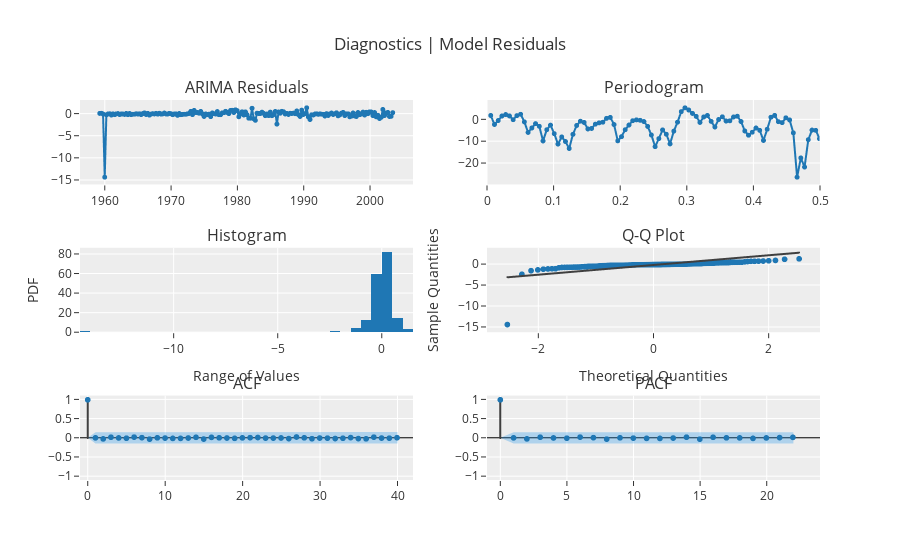

The code cell stored with this chart in its notebook:
### Code cell
# plot the diagnostics of the custom sarima model
exp.plot_model(custom_sarima2, plot='diagnostics')

### Figure 1 — Plotly figure (JSON) as saved in the notebook; plotly's stock layout.template omitted (floating-point values rounded to 4 significant figures; data arrays with more than 128 entries replaced by an {"elided": "..."} marker saying what was removed)
{"data": [{"line": {"color": "rgb(31, 119, 180)", "width": 2}, "marker": {"color": "rgb(31, 119, 180)", "size": 5}, "mode": "lines+markers", "name": "ARIMA", "showlegend": false, "type": "scattergl", "x": {"elided": "178 str values"}, "xaxis": "x", "y": {"elided": "178 float values"}, "yaxis": "y"}, {"hoverinfo": "text", "hovertext": ["Freq: 0.0056<br>Ampl: 1.9544<br>Time period: 178.0", "Freq: 0.0112<br>Ampl: -2.181<br>Time period: 89.0", "Freq: 0.0169<br>Ampl: -0.3707<br>Time period: 59.3333", "Freq: 0.0225<br>Ampl: 1.7124<br>Time period: 44.5", "Freq: 0.0281<br>Ampl: 2.3711<br>Time period: 35.6", "Freq: 0.0337<br>Ampl: 1.7581<br>Time period: 29.6667", "Freq: 0.0393<br>Ampl: 0.0196<br>Time period: 25.4286", "Freq: 0.0449<br>Ampl: 1.8907<br>Time period: 22.25", "Freq: 0.0506<br>Ampl: 2.509<br>Time period: 19.7778", "Freq: 0.0562<br>Ampl: -0.993<br>Time period: 17.8", "Freq: 0.0618<br>Ampl: -5.8294<br>Time period: 16.1818", "Freq: 0.0674<br>Ampl: -3.7831<br>Time period: 14.8333", "Freq: 0.073<br>Ampl: -1.7891<br>Time period: 13.6923", "Freq: 0.0787<br>Ampl: -3.0235<br>Time period: 12.7143", "Freq: 0.0843<br>Ampl: -9.7597<br>Time period: 11.8667", "Freq: 0.0899<br>Ampl: -4.587<br>Time period: 11.125", "Freq: 0.0955<br>Ampl: -2.4826<br>Time period: 10.4706", "Freq: 0.1011<br>Ampl: -6.4102<br>Time period: 9.8889", "Freq: 0.1067<br>Ampl: -11.1887<br>Time period: 9.3684", "Freq: 0.1124<br>Ampl: -7.9291<br>Time period: 8.9", "Freq: 0.118<br>Ampl: -10.0226<br>Time period: 8.4762", "Freq: 0.1236<br>Ampl: -13.2142<br>Time period: 8.0909", "Freq: 0.1292<br>Ampl: -6.7184<br>Time period: 7.7391", "Freq: 0.1348<br>Ampl: -2.6393<br>Time period: 7.4167", "Freq: 0.1404<br>Ampl: -0.6856<br>Time period: 7.12", "Freq: 0.1461<br>Ampl: -1.2612<br>Time period: 6.8462", "Freq: 0.1517<br>Ampl: -4.2395<br>Time period: 6.5926", "Freq: 0.1573<br>Ampl: -4.0106<br>Time period: 6.3571", "Freq: 0.1629<br>Ampl: -2.0294<br>Time period: 6.1379", "Freq: 0.1685<br>Ampl: -1.4385<br>Time period: 5.9333", "Freq: 0.1742<br>Ampl: -1.141<br>Time period: 5.7419", "Freq: 0.1798<br>Ampl: 0.6377<br>Time period: 5.5625", "Freq: 0.1854<br>Ampl: 1.0665<br>Time period: 5.3939", "Freq: 0.191<br>Ampl: -2.2169<br>Time period: 5.2353", "Freq: 0.1966<br>Ampl: -9.7063<br>Time period: 5.0857", "Freq: 0.2022<br>Ampl: -7.7801<br>Time period: 4.9444", "Freq: 0.2079<br>Ampl: -4.5899<br>Time period: 4.8108", "Freq: 0.2135<br>Ampl: -2.4408<br>Time period: 4.6842", "Freq: 0.2191<br>Ampl: -0.4481<br>Time period: 4.5641", "Freq: 0.2247<br>Ampl: -0.0612<br>Time period: 4.45", "Freq: 0.2303<br>Ampl: -0.268<br>Time period: 4.3415", "Freq: 0.236<br>Ampl: -0.8358<br>Time period: 4.2381", "Freq: 0.2416<br>Ampl: -3.0635<br>Time period: 4.1395", "Freq: 0.2472<br>Ampl: -7.025<br>Time period: 4.0455", "Freq: 0.2528<br>Ampl: -12.376<br>Time period: 3.9556", "Freq: 0.2584<br>Ampl: -8.6814<br>Time period: 3.8696", "Freq: 0.264<br>Ampl: -4.6905<br>Time period: 3.7872", "Freq: 0.2697<br>Ampl: -6.6826<br>Time period: 3.7083", "Freq: 0.2753<br>Ampl: -11.1087<br>Time period: 3.6327", "Freq: 0.2809<br>Ampl: -5.2378<br>Time period: 3.56", "Freq: 0.2865<br>Ampl: -1.1231<br>Time period: 3.4902", "Freq: 0.2921<br>Ampl: 3.7242<br>Time period: 3.4231", "Freq: 0.2978<br>Ampl: 5.4822<br>Time period: 3.3585", "Freq: 0.3034<br>Ampl: 4.4662<br>Time period: 3.2963", "Freq: 0.309<br>Ampl: 2.9117<br>Time period: 3.2364", "Freq: 0.3146<br>Ampl: 1.5407<br>Time period: 3.1786", "Freq: 0.3202<br>Ampl: -1.2343<br>Time period: 3.1228", "Freq: 0.3258<br>Ampl: 1.2727<br>Time period: 3.069", "Freq: 0.3315<br>Ampl: 1.96<br>Time period: 3.0169", "Freq: 0.3371<br>Ampl: -0.7497<br>Time period: 2.9667", "Freq: 0.3427<br>Ampl: -3.3486<br>Time period: 2.918", "Freq: 0.3483<br>Ampl: 0.1034<br>Time period: 2.871", "Freq: 0.3539<br>Ampl: 1.3357<br>Time period: 2.8254", "Freq: 0.3596<br>Ampl: -0.6026<br>Time period: 2.7812", "Freq: 0.3652<br>Ampl: -0.5013<br>Time period: 2.7385", "Freq: 0.3708<br>Ampl: 1.2756<br>Time period: 2.697", "Freq: 0.3764<br>Ampl: 1.6177<br>Time period: 2.6567", "Freq: 0.382<br>Ampl: -0.8277<br>Time period: 2.6176", "Freq: 0.3876<br>Ampl: -5.151<br>Time period: 2.5797", "Freq: 0.3933<br>Ampl: -7.1211<br>Time period: 2.5429", "Freq: 0.3989<br>Ampl: -5.7556<br>Time period: 2.507", "Freq: 0.4045<br>Ampl: -3.8083<br>Time period: 2.4722", "Freq: 0.4101<br>Ampl: -4.8764<br>Time period: 2.4384", "Freq: 0.4157<br>Ampl: -9.528<br>Time period: 2.4054", "Freq: 0.4213<br>Ampl: -4.3721<br>Time period: 2.3733", "Freq: 0.427<br>Ampl: 1.1478<br>Time period: 2.3421", "Freq: 0.4326<br>Ampl: 1.9863<br>Time period: 2.3117", "Freq: 0.4382<br>Ampl: -0.9029<br>Time period: 2.2821", "Freq: 0.4438<br>Ampl: -1.3301<br>Time period: 2.2532", "Freq: 0.4494<br>Ampl: 0.8771<br>Time period: 2.225", "Freq: 0.4551<br>Ampl: -0.117<br>Time period: 2.1975", "Freq: 0.4607<br>Ampl: -6.0429<br>Time period: 2.1707", "Freq: 0.4663<br>Ampl: -26.4251<br>Time period: 2.1446", "Freq: 0.4719<br>Ampl: -17.5727<br>Time period: 2.119", "Freq: 0.4775<br>Ampl: -21.7502<br>Time period: 2.0941", "Freq: 0.4831<br>Ampl: -9.1719<br>Time period: 2.0698", "Freq: 0.4888<br>Ampl: -4.7625<br>Time period: 2.046", "Freq: 0.4944<br>Ampl: -4.8826<br>Time period: 2.0227", "Freq: 0.5<br>Ampl: -8.7149<br>Time period: 2.0"], "line": {"color": "#1f77b4", "width": 2}, "marker": {"size": 5}, "mode": "lines+markers", "name": "ARIMA", "showlegend": false, "type": "scattergl", "x": [0.005618, 0.01124, 0.01685, 0.02247, 0.02809, 0.03371, 0.03933, 0.04494, 0.05056, 0.05618, 0.0618, 0.06742, 0.07303, 0.07865, 0.08427, 0.08989, 0.09551, 0.1011, 0.1067, 0.1124, 0.118, 0.1236, 0.1292, 0.1348, 0.1404, 0.1461, 0.1517, 0.1573, 0.1629, 0.1685, 0.1742, 0.1798, 0.1854, 0.191, 0.1966, 0.2022, 0.2079, 0.2135, 0.2191, 0.2247, 0.2303, 0.236, 0.2416, 0.2472, 0.2528, 0.2584, 0.264, 0.2697, 0.2753, 0.2809, 0.2865, 0.2921, 0.2978, 0.3034, 0.309, 0.3146, 0.3202, 0.3258, 0.3315, 0.3371, 0.3427, 0.3483, 0.3539, 0.3596, 0.3652, 0.3708, 0.3764, 0.382, 0.3876, 0.3933, 0.3989, 0.4045, 0.4101, 0.4157, 0.4213, 0.427, 0.4326, 0.4382, 0.4438, 0.4494, 0.4551, 0.4607, 0.4663, 0.4719, 0.4775, 0.4831, 0.4888, 0.4944, 0.5], "xaxis": "x2", "y": [1.954, -2.181, -0.3707, 1.712, 2.371, 1.758, 0.01958, 1.891, 2.509, -0.993, -5.829, -3.783, -1.789, -3.024, -9.76, -4.587, -2.483, -6.41, -11.19, -7.929, -10.02, -13.21, -6.718, -2.639, -0.6856, -1.261, -4.239, -4.011, -2.029, -1.439, -1.141, 0.6377, 1.067, -2.217, -9.706, -7.78, -4.59, -2.441, -0.4481, -0.06118, -0.268, -0.8358, -3.063, -7.025, -12.38, -8.681, -4.691, -6.683, -11.11, -5.238, -1.123, 3.724, 5.482, 4.466, 2.912, 1.541, -1.234, 1.273, 1.96, -0.7497, -3.349, 0.1034, 1.336, -0.6026, -0.5013, 1.276, 1.618, -0.8277, -5.151, -7.121, -5.756, -3.808, -4.876, -9.528, -4.372, 1.148, 1.986, -0.9029, -1.33, 0.8771, -0.117, -6.043, -26.43, -17.57, -21.75, -9.172, -4.763, -4.883, -8.715], "yaxis": "y2"}, {"alignmentgroup": "True", "bingroup": "x", "hovertemplate": "variable=ARIMA<br>value=%{x}<br>count=%{y}<extra></extra>", "legendgroup": "ARIMA", "marker": {"color": "#1f77b4", "pattern": {"shape": ""}}, "name": "ARIMA", "offsetgroup": "ARIMA", "orientation": "v", "showlegend": false, "type": "histogram", "x": {"elided": "178 float values"}, "xaxis": "x3", "yaxis": "y3"}, {"marker": {"color": "#1f77b4"}, "mode": "markers", "name": "ARIMA", "showlegend": false, "type": "scattergl", "x": {"elided": "178 float values"}, "xaxis": "x4", "y": {"elided": "178 float values"}, "yaxis": "y4"}, {"line": {"color": "#3f3f3f"}, "mode": "lines", "name": "ARIMA", "showlegend": false, "type": "scattergl", "x": {"elided": "178 float values"}, "xaxis": "x4", "y": {"elided": "178 float values"}, "yaxis": "y4"}, {"line": {"color": "#3f3f3f"}, "mode": "lines", "name": "ACF", "showlegend": false, "type": "scattergl", "x": [0, 0], "xaxis": "x5", "y": [0, 1], "yaxis": "y5"}, {"line": {"color": "#3f3f3f"}, "mode": "lines", "name": "ACF", "showlegend": false, "type": "scattergl", "x": [1, 1], "xaxis": "x5", "y": [0, 0.002902], "yaxis": "y5"}, {"line": {"color": "#3f3f3f"}, "mode": "lines", "name": "ACF", "showlegend": false, "type": "scattergl", "x": [2, 2], "xaxis": "x5", "y": [0, -0.02335], "yaxis": "y5"}, {"line": {"color": "#3f3f3f"}, "mode": "lines", "name": "ACF", "showlegend": false, "type": "scattergl", "x": [3, 3], "xaxis": "x5", "y": [0, 0.02021], "yaxis": "y5"}, {"line": {"color": "#3f3f3f"}, "mode": "lines", "name": "ACF", "showlegend": false, "type": "scattergl", "x": [4, 4], "xaxis": "x5", "y": [0, 0.001423], "yaxis": "y5"}, {"line": {"color": "#3f3f3f"}, "mode": "lines", "name": "ACF", "showlegend": false, "type": "scattergl", "x": [5, 5], "xaxis": "x5", "y": [0, -0.005677], "yaxis": "y5"}, {"line": {"color": "#3f3f3f"}, "mode": "lines", "name": "ACF", "showlegend": false, "type": "scattergl", "x": [6, 6], "xaxis": "x5", "y": [0, 0.02274], "yaxis": "y5"}, {"line": {"color": "#3f3f3f"}, "mode": "lines", "name": "ACF", "showlegend": false, "type": "scattergl", "x": [7, 7], "xaxis": "x5", "y": [0, 0.009355], "yaxis": "y5"}, {"line": {"color": "#3f3f3f"}, "mode": "lines", "name": "ACF", "showlegend": false, "type": "scattergl", "x": [8, 8], "xaxis": "x5", "y": [0, -0.02948], "yaxis": "y5"}, {"line": {"color": "#3f3f3f"}, "mode": "lines", "name": "ACF", "showlegend": false, "type": "scattergl", "x": [9, 9], "xaxis": "x5", "y": [0, 0.005178], "yaxis": "y5"}, {"line": {"color": "#3f3f3f"}, "mode": "lines", "name": "ACF", "showlegend": false, "type": "scattergl", "x": [10, 10], "xaxis": "x5", "y": [0, -0.00131], "yaxis": "y5"}, {"line": {"color": "#3f3f3f"}, "mode": "lines", "name": "ACF", "showlegend": false, "type": "scattergl", "x": [11, 11], "xaxis": "x5", "y": [0, -0.01083], "yaxis": "y5"}, {"line": {"color": "#3f3f3f"}, "mode": "lines", "name": "ACF", "showlegend": false, "type": "scattergl", "x": [12, 12], "xaxis": "x5", "y": [0, -0.0104], "yaxis": "y5"}, {"line": {"color": "#3f3f3f"}, "mode": "lines", "name": "ACF", "showlegend": false, "type": "scattergl", "x": [13, 13], "xaxis": "x5", "y": [0, -0.0003961], "yaxis": "y5"}, {"line": {"color": "#3f3f3f"}, "mode": "lines", "name": "ACF", "showlegend": false, "type": "scattergl", "x": [14, 14], "xaxis": "x5", "y": [0, 0.01823], "yaxis": "y5"}, {"line": {"color": "#3f3f3f"}, "mode": "lines", "name": "ACF", "showlegend": false, "type": "scattergl", "x": [15, 15], "xaxis": "x5", "y": [0, -0.02793], "yaxis": "y5"}, {"line": {"color": "#3f3f3f"}, "mode": "lines", "name": "ACF", "showlegend": false, "type": "scattergl", "x": [16, 16], "xaxis": "x5", "y": [0, 0.01663], "yaxis": "y5"}, {"line": {"color": "#3f3f3f"}, "mode": "lines", "name": "ACF", "showlegend": false, "type": "scattergl", "x": [17, 17], "xaxis": "x5", "y": [0, 0.005149], "yaxis": "y5"}, {"line": {"color": "#3f3f3f"}, "mode": "lines", "name": "ACF", "showlegend": false, "type": "scattergl", "x": [18, 18], "xaxis": "x5", "y": [0, 3.969e-05], "yaxis": "y5"}, {"line": {"color": "#3f3f3f"}, "mode": "lines", "name": "ACF", "showlegend": false, "type": "scattergl", "x": [19, 19], "xaxis": "x5", "y": [0, -0.008932], "yaxis": "y5"}, {"line": {"color": "#3f3f3f"}, "mode": "lines", "name": "ACF", "showlegend": false, "type": "scattergl", "x": [20, 20], "xaxis": "x5", "y": [0, 0.003423], "yaxis": "y5"}, {"line": {"color": "#3f3f3f"}, "mode": "lines", "name": "ACF", "showlegend": false, "type": "scattergl", "x": [21, 21], "xaxis": "x5", "y": [0, 0.008685], "yaxis": "y5"}, {"line": {"color": "#3f3f3f"}, "mode": "lines", "name": "ACF", "showlegend": false, "type": "scattergl", "x": [22, 22], "xaxis": "x5", "y": [0, 0.01325], "yaxis": "y5"}, {"line": {"color": "#3f3f3f"}, "mode": "lines", "name": "ACF", "showlegend": false, "type": "scattergl", "x": [23, 23], "xaxis": "x5", "y": [0, -0.002726], "yaxis": "y5"}, {"line": {"color": "#3f3f3f"}, "mode": "lines", "name": "ACF", "showlegend": false, "type": "scattergl", "x": [24, 24], "xaxis": "x5", "y": [0, -0.002219], "yaxis": "y5"}, {"line": {"color": "#3f3f3f"}, "mode": "lines", "name": "ACF", "showlegend": false, "type": "scattergl", "x": [25, 25], "xaxis": "x5", "y": [0, 0.0004742], "yaxis": "y5"}, {"line": {"color": "#3f3f3f"}, "mode": "lines", "name": "ACF", "showlegend": false, "type": "scattergl", "x": [26, 26], "xaxis": "x5", "y": [0, -0.01575], "yaxis": "y5"}, {"line": {"color": "#3f3f3f"}, "mode": "lines", "name": "ACF", "showlegend": false, "type": "scattergl", "x": [27, 27], "xaxis": "x5", "y": [0, 0.0264], "yaxis": "y5"}, {"line": {"color": "#3f3f3f"}, "mode": "lines", "name": "ACF", "showlegend": false, "type": "scattergl", "x": [28, 28], "xaxis": "x5", "y": [0, 0.00451], "yaxis": "y5"}, {"line": {"color": "#3f3f3f"}, "mode": "lines", "name": "ACF", "showlegend": false, "type": "scattergl", "x": [29, 29], "xaxis": "x5", "y": [0, -0.0192], "yaxis": "y5"}, {"line": {"color": "#3f3f3f"}, "mode": "lines", "name": "ACF", "showlegend": false, "type": "scattergl", "x": [30, 30], "xaxis": "x5", "y": [0, -0.0008265], "yaxis": "y5"}, {"line": {"color": "#3f3f3f"}, "mode": "lines", "name": "ACF", "showlegend": false, "type": "scattergl", "x": [31, 31], "xaxis": "x5", "y": [0, -0.002984], "yaxis": "y5"}, {"line": {"color": "#3f3f3f"}, "mode": "lines", "name": "ACF", "showlegend": false, "type": "scattergl", "x": [32, 32], "xaxis": "x5", "y": [0, -0.01408], "yaxis": "y5"}, {"line": {"color": "#3f3f3f"}, "mode": "lines", "name": "ACF", "showlegend": false, "type": "scattergl", "x": [33, 33], "xaxis": "x5", "y": [0, -0.006787], "yaxis": "y5"}, {"line": {"color": "#3f3f3f"}, "mode": "lines", "name": "ACF", "showlegend": false, "type": "scattergl", "x": [34, 34], "xaxis": "x5", "y": [0, 0.01052], "yaxis": "y5"}, {"line": {"color": "#3f3f3f"}, "mode": "lines", "name": "ACF", "showlegend": false, "type": "scattergl", "x": [35, 35], "xaxis": "x5", "y": [0, -0.01592], "yaxis": "y5"}, {"line": {"color": "#3f3f3f"}, "mode": "lines", "name": "ACF", "showlegend": false, "type": "scattergl", "x": [36, 36], "xaxis": "x5", "y": [0, -0.0217], "yaxis": "y5"}, {"line": {"color": "#3f3f3f"}, "mode": "lines", "name": "ACF", "showlegend": false, "type": "scattergl", "x": [37, 37], "xaxis": "x5", "y": [0, 0.02178], "yaxis": "y5"}, {"line": {"color": "#3f3f3f"}, "mode": "lines", "name": "ACF", "showlegend": false, "type": "scattergl", "x": [38, 38], "xaxis": "x5", "y": [0, -0.001802], "yaxis": "y5"}, {"line": {"color": "#3f3f3f"}, "mode": "lines", "name": "ACF", "showlegend": false, "type": "scattergl", "x": [39, 39], "xaxis": "x5", "y": [0, -0.004248], "yaxis": "y5"}, {"line": {"color": "#3f3f3f"}, "mode": "lines", "name": "ACF", "showlegend": false, "type": "scattergl", "x": [40, 40], "xaxis": "x5", "y": [0, 0.007596], "yaxis": "y5"}, {"marker": {"color": "#1f77b4", "size": 6}, "mode": "markers", "name": "ACF", "showlegend": false, "type": "scattergl", "x": [0, 1, 2, 3, 4, 5, 6, 7, 8, 9, 10, 11, 12, 13, 14, 15, 16, 17, 18, 19, 20, 21, 22, 23, 24, 25, 26, 27, 28, 29, 30, 31, 32, 33, 34, 35, 36, 37, 38, 39, 40], "xaxis": "x5", "y": [1, 0.002902, -0.02335, 0.02021, 0.001423, -0.005677, 0.02274, 0.009355, -0.02948, 0.005178, -0.00131, -0.01083, -0.0104, -0.0003961, 0.01823, -0.02793, 0.01663, 0.005149, 3.969e-05, -0.008932, 0.003423, 0.008685, 0.01325, -0.002726, -0.002219, 0.0004742, -0.01575, 0.0264, 0.00451, -0.0192, -0.0008265, -0.002984, -0.01408, -0.006787, 0.01052, -0.01592, -0.0217, 0.02178, -0.001802, -0.004248, 0.007596], "yaxis": "y5"}, {"line": {"color": "rgba(255,255,255,0)"}, "mode": "lines", "name": "UC", "showlegend": false, "type": "scatter", "x": [0, 1, 2, 3, 4, 5, 6, 7, 8, 9, 10, 11, 12, 13, 14, 15, 16, 17, 18, 19, 20, 21, 22, 23, 24, 25, 26, 27, 28, 29, 30, 31, 32, 33, 34, 35, 36, 37, 38, 39, 40], "xaxis": "x5", "y": [0, 0.1469, 0.1469, 0.147, 0.147, 0.147, 0.1471, 0.1471, 0.1471, 0.1473, 0.1473, 0.1473, 0.1473, 0.1473, 0.1473, 0.1474, 0.1475, 0.1475, 0.1475, 0.1475, 0.1475, 0.1475, 0.1475, 0.1476, 0.1476, 0.1476, 0.1476, 0.1476, 0.1477, 0.1477, 0.1478, 0.1478, 0.1478, 0.1478, 0.1478, 0.1478, 0.1478, 0.1479, 0.148, 0.148, 0.148], "yaxis": "y5"}, {"fill": "tonexty", "fillcolor": "rgba(32, 146, 230,0.3)", "line": {"color": "rgba(255,255,255,0)"}, "mode": "lines", "name": "LC", "showlegend": false, "type": "scatter", "x": [0, 1, 2, 3, 4, 5, 6, 7, 8, 9, 10, 11, 12, 13, 14, 15, 16, 17, 18, 19, 20, 21, 22, 23, 24, 25, 26, 27, 28, 29, 30, 31, 32, 33, 34, 35, 36, 37, 38, 39, 40], "xaxis": "x5", "y": [0, -0.1469, -0.1469, -0.147, -0.147, -0.147, -0.1471, -0.1471, -0.1471, -0.1473, -0.1473, -0.1473, -0.1473, -0.1473, -0.1473, -0.1474, -0.1475, -0.1475, -0.1475, -0.1475, -0.1475, -0.1475, -0.1475, -0.1476, -0.1476, -0.1476, -0.1476, -0.1476, -0.1477, -0.1477, -0.1478, -0.1478, -0.1478, -0.1478, -0.1478, -0.1478, -0.1478, -0.1479, -0.148, -0.148, -0.148], "yaxis": "y5"}, {"line": {"color": "#3f3f3f"}, "mode": "lines", "name": "PACF", "showlegend": false, "type": "scattergl", "x": [0, 0], "xaxis": "x6", "y": [0, 1], "yaxis": "y6"}, {"line": {"color": "#3f3f3f"}, "mode": "lines", "name": "PACF", "showlegend": false, "type": "scattergl", "x": [1, 1], "xaxis": "x6", "y": [0, 0.002918], "yaxis": "y6"}, {"line": {"color": "#3f3f3f"}, "mode": "lines", "name": "PACF", "showlegend": false, "type": "scattergl", "x": [2, 2], "xaxis": "x6", "y": [0, -0.02362], "yaxis": "y6"}, {"line": {"color": "#3f3f3f"}, "mode": "lines", "name": "PACF", "showlegend": false, "type": "scattergl", "x": [3, 3], "xaxis": "x6", "y": [0, 0.02071], "yaxis": "y6"}, {"line": {"color": "#3f3f3f"}, "mode": "lines", "name": "PACF", "showlegend": false, "type": "scattergl", "x": [4, 4], "xaxis": "x6", "y": [0, 0.0007654], "yaxis": "y6"}, {"line": {"color": "#3f3f3f"}, "mode": "lines", "name": "PACF", "showlegend": false, "type": "scattergl", "x": [5, 5], "xaxis": "x6", "y": [0, -0.004878], "yaxis": "y6"}, {"line": {"color": "#3f3f3f"}, "mode": "lines", "name": "PACF", "showlegend": false, "type": "scattergl", "x": [6, 6], "xaxis": "x6", "y": [0, 0.02322], "yaxis": "y6"}, {"line": {"color": "#3f3f3f"}, "mode": "lines", "name": "PACF", "showlegend": false, "type": "scattergl", "x": [7, 7], "xaxis": "x6", "y": [0, 0.009289], "yaxis": "y6"}, {"line": {"color": "#3f3f3f"}, "mode": "lines", "name": "PACF", "showlegend": false, "type": "scattergl", "x": [8, 8], "xaxis": "x6", "y": [0, -0.02966], "yaxis": "y6"}, {"line": {"color": "#3f3f3f"}, "mode": "lines", "name": "PACF", "showlegend": false, "type": "scattergl", "x": [9, 9], "xaxis": "x6", "y": [0, 0.00519], "yaxis": "y6"}, {"line": {"color": "#3f3f3f"}, "mode": "lines", "name": "PACF", "showlegend": false, "type": "scattergl", "x": [10, 10], "xaxis": "x6", "y": [0, -0.003314], "yaxis": "y6"}, {"line": {"color": "#3f3f3f"}, "mode": "lines", "name": "PACF", "showlegend": false, "type": "scattergl", "x": [11, 11], "xaxis": "x6", "y": [0, -0.009875], "yaxis": "y6"}, {"line": {"color": "#3f3f3f"}, "mode": "lines", "name": "PACF", "showlegend": false, "type": "scattergl", "x": [12, 12], "xaxis": "x6", "y": [0, -0.01178], "yaxis": "y6"}, {"line": {"color": "#3f3f3f"}, "mode": "lines", "name": "PACF", "showlegend": false, "type": "scattergl", "x": [13, 13], "xaxis": "x6", "y": [0, -0.001502], "yaxis": "y6"}, {"line": {"color": "#3f3f3f"}, "mode": "lines", "name": "PACF", "showlegend": false, "type": "scattergl", "x": [14, 14], "xaxis": "x6", "y": [0, 0.02111], "yaxis": "y6"}, {"line": {"color": "#3f3f3f"}, "mode": "lines", "name": "PACF", "showlegend": false, "type": "scattergl", "x": [15, 15], "xaxis": "x6", "y": [0, -0.02999], "yaxis": "y6"}, {"line": {"color": "#3f3f3f"}, "mode": "lines", "name": "PACF", "showlegend": false, "type": "scattergl", "x": [16, 16], "xaxis": "x6", "y": [0, 0.01859], "yaxis": "y6"}, {"line": {"color": "#3f3f3f"}, "mode": "lines", "name": "PACF", "showlegend": false, "type": "scattergl", "x": [17, 17], "xaxis": "x6", "y": [0, 0.004119], "yaxis": "y6"}, {"line": {"color": "#3f3f3f"}, "mode": "lines", "name": "PACF", "showlegend": false, "type": "scattergl", "x": [18, 18], "xaxis": "x6", "y": [0, 0.002528], "yaxis": "y6"}, {"line": {"color": "#3f3f3f"}, "mode": "lines", "name": "PACF", "showlegend": false, "type": "scattergl", "x": [19, 19], "xaxis": "x6", "y": [0, -0.01065], "yaxis": "y6"}, {"line": {"color": "#3f3f3f"}, "mode": "lines", "name": "PACF", "showlegend": false, "type": "scattergl", "x": [20, 20], "xaxis": "x6", "y": [0, 0.002009], "yaxis": "y6"}, {"line": {"color": "#3f3f3f"}, "mode": "lines", "name": "PACF", "showlegend": false, "type": "scattergl", "x": [21, 21], "xaxis": "x6", "y": [0, 0.01053], "yaxis": "y6"}, {"line": {"color": "#3f3f3f"}, "mode": "lines", "name": "PACF", "showlegend": false, "type": "scattergl", "x": [22, 22], "xaxis": "x6", "y": [0, 0.01644], "yaxis": "y6"}, {"marker": {"color": "#1f77b4", "size": 6}, "mode": "markers", "name": "PACF", "showlegend": false, "type": "scattergl", "x": [0, 1, 2, 3, 4, 5, 6, 7, 8, 9, 10, 11, 12, 13, 14, 15, 16, 17, 18, 19, 20, 21, 22], "xaxis": "x6", "y": [1, 0.002918, -0.02362, 0.02071, 0.0007654, -0.004878, 0.02322, 0.009289, -0.02966, 0.00519, -0.003314, -0.009875, -0.01178, -0.001502, 0.02111, -0.02999, 0.01859, 0.004119, 0.002528, -0.01065, 0.002009, 0.01053, 0.01644], "yaxis": "y6"}, {"line": {"color": "rgba(255,255,255,0)"}, "mode": "lines", "name": "UC", "showlegend": false, "type": "scatter", "x": [0, 1, 2, 3, 4, 5, 6, 7, 8, 9, 10, 11, 12, 13, 14, 15, 16, 17, 18, 19, 20, 21, 22], "xaxis": "x6", "y": [0, 0.1469, 0.1469, 0.1469, 0.1469, 0.1469, 0.1469, 0.1469, 0.1469, 0.1469, 0.1469, 0.1469, 0.1469, 0.1469, 0.1469, 0.1469, 0.1469, 0.1469, 0.1469, 0.1469, 0.1469, 0.1469, 0.1469], "yaxis": "y6"}, {"fill": "tonexty", "fillcolor": "rgba(32, 146, 230,0.3)", "line": {"color": "rgba(255,255,255,0)"}, "mode": "lines", "name": "LC", "showlegend": false, "type": "scatter", "x": [0, 1, 2, 3, 4, 5, 6, 7, 8, 9, 10, 11, 12, 13, 14, 15, 16, 17, 18, 19, 20, 21, 22], "xaxis": "x6", "y": [0, -0.1469, -0.1469, -0.1469, -0.1469, -0.1469, -0.1469, -0.1469, -0.1469, -0.1469, -0.1469, -0.1469, -0.1469, -0.1469, -0.1469, -0.1469, -0.1469, -0.1469, -0.1469, -0.1469, -0.1469, -0.1469, -0.1469], "yaxis": "y6"}], "layout": {"annotations": [{"font": {"size": 16}, "showarrow": false, "text": "ARIMA Residuals", "x": 0.225, "xanchor": "center", "xref": "paper", "y": 1, "yanchor": "bottom", "yref": "paper"}, {"font": {"size": 16}, "showarrow": false, "text": "Periodogram", "x": 0.775, "xanchor": "center", "xref": "paper", "y": 1, "yanchor": "bottom", "yref": "paper"}, {"font": {"size": 16}, "showarrow": false, "text": "Histogram", "x": 0.225, "xanchor": "center", "xref": "paper", "y": 0.6111, "yanchor": "bottom", "yref": "paper"}, {"font": {"size": 16}, "showarrow": false, "text": "Q-Q Plot", "x": 0.775, "xanchor": "center", "xref": "paper", "y": 0.6111, "yanchor": "bottom", "yref": "paper"}, {"font": {"size": 16}, "showarrow": false, "text": "ACF", "x": 0.225, "xanchor": "center", "xref": "paper", "y": 0.2222, "yanchor": "bottom", "yref": "paper"}, {"font": {"size": 16}, "showarrow": false, "text": "PACF", "x": 0.775, "xanchor": "center", "xref": "paper", "y": 0.2222, "yanchor": "bottom", "yref": "paper"}], "showlegend": false, "title": {"text": "Diagnostics | Model Residuals"}, "xaxis": {"anchor": "y", "domain": [0, 0.45]}, "xaxis2": {"anchor": "y2", "domain": [0.55, 1], "range": [0, 0.5]}, "xaxis3": {"anchor": "y3", "domain": [0, 0.45], "title": {"text": "Range of Values"}}, "xaxis4": {"anchor": "y4", "domain": [0.55, 1], "title": {"text": "Theoretical Quantities"}}, "xaxis5": {"anchor": "y5", "domain": [0, 0.45], "range": [-1, 42]}, "xaxis6": {"anchor": "y6", "domain": [0.55, 1], "range": [-1, 24]}, "yaxis": {"anchor": "x", "domain": [0.7778, 1]}, "yaxis2": {"anchor": "x2", "domain": [0.7778, 1]}, "yaxis3": {"anchor": "x3", "domain": [0.3889, 0.6111], "title": {"text": "PDF"}}, "yaxis4": {"anchor": "x4", "domain": [0.3889, 0.6111], "title": {"text": "Sample Quantities"}}, "yaxis5": {"anchor": "x5", "domain": [0, 0.2222], "range": [-1.1, 1.1], "zerolinecolor": "#000000"}, "yaxis6": {"anchor": "x6", "domain": [0, 0.2222], "range": [-1.1, 1.1], "zerolinecolor": "#000000"}}}
